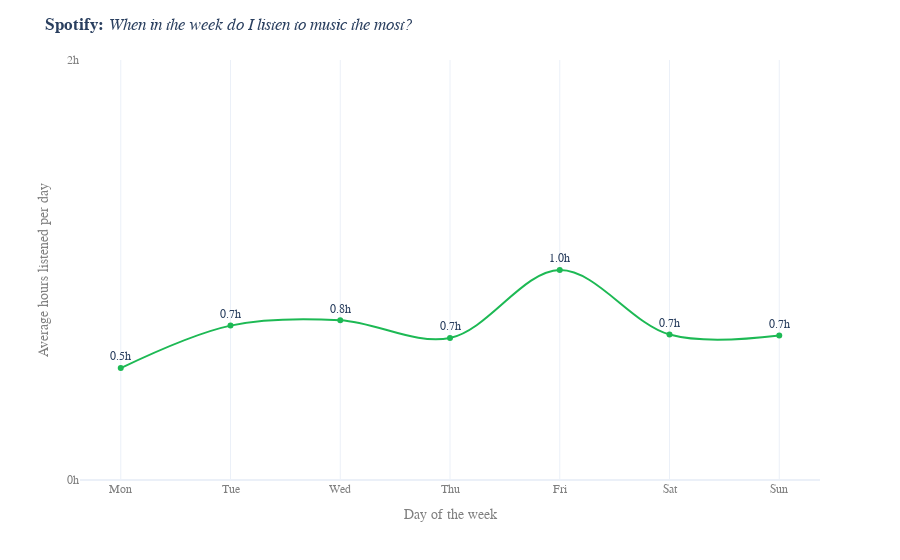

The notebook cell this image was saved under:
### Markdown cell above
<span style="font-family:Helvetica Light">

### 1.3. Weekly Listening Analysis

Now, let's zoom in on each week to see when I listen to music the most and if my habits change on weekends.

### Code cell
# aggregating data by date, day of the week, and day
df_daily_sum = hour_df.groupby(['date', 'dow', 'day'], as_index=False)['value'].sum()

# calculating the mean hours listened per day of the week
df_daily_mean = df_daily_sum.groupby(['dow', 'day'], as_index=False)['value'].mean().sort_values(by='dow')

# plotting
fig = px.line(df_daily_mean, x='day', y='value', color_discrete_sequence=spotify_colors, line_shape='spline')
fig.update_traces(mode='lines+markers+text', texttemplate='%{y:.1f}h', textposition='top center')
fig.update_yaxes(rangemode='tozero', ticksuffix='h', nticks=2)
fig.update_layout(
    title='<b>Spotify:</b><i> When in the week do I listen to music the most?</i>',
    yaxis_title='Average hours listened per day',
    yaxis_range=[0, 2],
    xaxis_title='Day of the week',
)

write(fig, 'weekly_analysis')

### Figure 1 — Plotly figure (JSON) as saved in the notebook; plotly's stock layout.template omitted (floating-point values rounded to 4 significant figures)
{"data": [{"hovertemplate": "day=%{x}<br>value=%{y}<extra></extra>", "legendgroup": "", "line": {"color": "#1DB954", "dash": "solid", "shape": "spline"}, "marker": {"symbol": "circle"}, "mode": "lines+markers+text", "name": "", "orientation": "v", "showlegend": false, "textposition": "top center", "texttemplate": "%{y:.1f}h", "type": "scatter", "x": ["Mon", "Tue", "Wed", "Thu", "Fri", "Sat", "Sun"], "xaxis": "x", "y": [0.5328, 0.7351, 0.7605, 0.676, 0.9998, 0.6929, 0.6882], "yaxis": "y"}], "layout": {"autosize": true, "font": {"family": "Helvetica"}, "legend": {"tracegroupgap": 0}, "margin": {"t": 60}, "title": {"text": "<b>Spotify:</b><i> When in the week do I listen to music the most?</i>"}, "xaxis": {"anchor": "y", "autorange": true, "color": "grey", "domain": [0, 1], "range": [-0.3653, 6.365], "title": {"text": "Day of the week"}, "type": "category"}, "yaxis": {"anchor": "x", "color": "grey", "domain": [0, 1], "nticks": 2, "range": [0, 2], "rangemode": "tozero", "ticksuffix": "h", "title": {"text": "Average hours listened per day"}, "type": "linear"}}}
